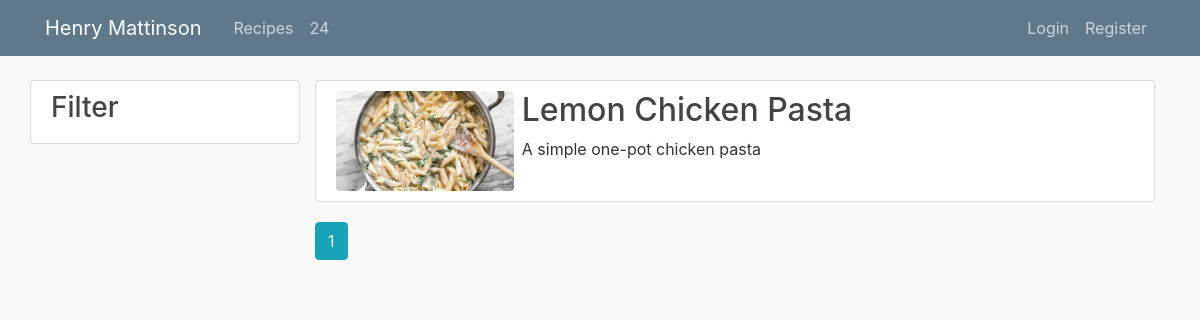
Page /recipes on the committed database.
### website/models.py (models this page shows)
class Recipe(db.Model):
    id = db.Column(db.Integer, primary_key=True)
    title = db.Column(db.String(100), nullable=False)
    description = db.Column(db.Text, nullable=False)
    image_file = db.Column(db.String(20), nullable=False, default='default.jpg')
    time = db.Column(db.Integer, nullable=False)
    people = db.Column(db.Integer, nullable=False)
    difficulty = db.Column(db.String(16), nullable=False)
    source_name = db.Column(db.String(100), nullable=False)
    source_link = db.Column(db.String(100), nullable=False)
    ingredients = db.Column(db.String, nullable=False)
    method = db.Column(db.Text, nullable=False)
    tags = db.Column(db.String, nullable=False)
    type = db.Column(db.String, nullable=False)
    notes = db.Column(db.Text, nullable=False)

### website/recipes/routes.py (the view)
@recipes.route("/recipes")
def all():
    page = request.args.get('page', 1, type=int)
    recipes = Recipe.query.order_by(Recipe.id.desc()).paginate(page=page, per_page=10)
    return render_template('recipes.html', recipes=recipes)

### website/templates/recipes.html
{% extends "layout.html" %}
{% block content %}
    {% for recipe in recipes.items %}
    <div class="row">
      <div class="col-3 pl-0">
        <div class="content-section">
          <h3>Filter</h3>
        </div>
      </div>
      <div class="col-9 pl-0">
        <article class="media content-section">
          <div class="media-body">
            <img class="rounded float-left mr-2 pl-0"
                  src="{{ url_for('static', filename='recipe_pics/' + recipe.image_file) }}"
                  height="100">
            <h2><a class="article-title" href="{{ url_for('recipes.recipe', recipe_id=recipe.id) }}">{{ recipe.title }}</a></h2>
            <p class="article-content">{{ recipe.description }}</p>
          </div>
        </article>
      {% endfor %}
      {% for page_num in recipes.iter_pages(left_edge=1, right_edge=1, left_current=1, right_current=2) %}
        {% if page_num %}
          {% if recipes.page == page_num %}
            <a class="btn btn-info mb-4" href="{{ url_for('main.home', page=page_num) }}">{{ page_num }}</a>
          {% else %}
            <a class="btn btn-outline-info mb-4" href="{{ url_for('main.home', page=page_num) }}">{{ page_num }}</a>
          {% endif %}
        {% else %}
          ...
        {% endif %}
      {% endfor %}
    </div>
{% endblock content %}

### website/static/main.css (style rules this page uses)
body { background: #fafafa; color: #333333; margin-top: 5rem; }
h1, h2, h3, h4, h5, h6 { color: #444444; }
.content-section { background: #ffffff; padding: 10px 20px; border: 1px solid #dddddd; border-radius: 3px; margin-bottom: 20px; }
.article-title { color: #444444; }
.article-content { white-space: pre-line; }

### rows in the picture
Recipe: image_file (picture), title "Lemon Chicken Pasta", description "A simple one-pot chicken pasta"

### other values in the picture
{{ page_num }} "1"
